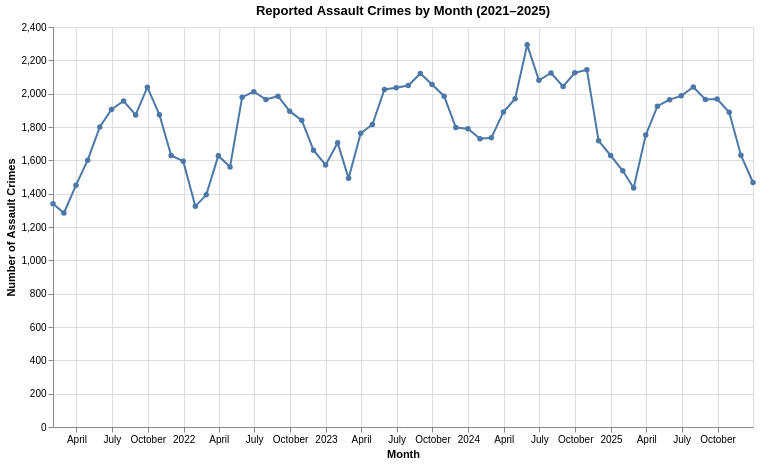

Write notebook code for a chart like this one.
### Code cell
monthly = (
    Assault
    .groupby(pd.Grouper(key="Date", freq="M"))
    .size()
    .reset_index(name="monthly_count")
)

chart = (
    alt.Chart(monthly)
    .mark_line(point=True)
    .encode(
        x=alt.X(
            "Date:T",
            title="Month"
        ),
        y=alt.Y(
            "monthly_count:Q",
            title="Number of Assault Crimes"
        ),
        tooltip=[
            alt.Tooltip("Date:T", title="Month"),
            alt.Tooltip("monthly_count:Q", title="Count")
        ]
    )
    .properties(
        title="Reported Assault Crimes by Month (2021–2025)",
        width=700,
        height=400
    )
)

chart

### Figure 1 — Vega-Lite specification as saved in the notebook (floating-point values rounded to 4 significant figures)
{"config": {"view": {"continuousWidth": 300, "continuousHeight": 300}}, "data": {"name": "data-7eb774780f0da8def341f484b69215b0"}, "mark": {"type": "line", "point": true}, "encoding": {"tooltip": [{"field": "Date", "title": "Month", "type": "temporal"}, {"field": "monthly_count", "title": "Count", "type": "quantitative"}], "x": {"field": "Date", "title": "Month", "type": "temporal"}, "y": {"field": "monthly_count", "title": "Number of Assault Crimes", "type": "quantitative"}}, "height": 400, "title": "Reported Assault Crimes by Month (2021–2025)", "width": 700, "$schema": "https://vega.github.io/schema/vega-lite/v6.1.0.json", "datasets": {"data-7eb774780f0da8def341f484b69215b0": [{"Date": "2021-01-31T00:00:00", "monthly_count": 1339}, {"Date": "2021-02-28T00:00:00", "monthly_count": 1284}, {"Date": "2021-03-31T00:00:00", "monthly_count": 1451}, {"Date": "2021-04-30T00:00:00", "monthly_count": 1601}, {"Date": "2021-05-31T00:00:00", "monthly_count": 1800}, {"Date": "2021-06-30T00:00:00", "monthly_count": 1905}, {"Date": "2021-07-31T00:00:00", "monthly_count": 1956}, {"Date": "2021-08-31T00:00:00", "monthly_count": 1872}, {"Date": "2021-09-30T00:00:00", "monthly_count": 2039}, {"Date": "2021-10-31T00:00:00", "monthly_count": 1873}, {"Date": "2021-11-30T00:00:00", "monthly_count": 1629}, {"Date": "2021-12-31T00:00:00", "monthly_count": 1595}, {"Date": "2022-01-31T00:00:00", "monthly_count": 1324}, {"Date": "2022-02-28T00:00:00", "monthly_count": 1393}, {"Date": "2022-03-31T00:00:00", "monthly_count": 1628}, {"Date": "2022-04-30T00:00:00", "monthly_count": 1560}, {"Date": "2022-05-31T00:00:00", "monthly_count": 1979}, {"Date": "2022-06-30T00:00:00", "monthly_count": 2012}, {"Date": "2022-07-31T00:00:00", "monthly_count": 1965}, {"Date": "2022-08-31T00:00:00", "monthly_count": 1985}, {"Date": "2022-09-30T00:00:00", "monthly_count": 1895}, {"Date": "2022-10-31T00:00:00", "monthly_count": 1840}, {"Date": "2022-11-30T00:00:00", "monthly_count": 1661}, {"Date": "2022-12-31T00:00:00", "monthly_count": 1572}, {"Date": "2023-01-31T00:00:00", "monthly_count": 1705}, {"Date": "2023-02-28T00:00:00", "monthly_count": 1492}, {"Date": "2023-03-31T00:00:00", "monthly_count": 1762}, {"Date": "2023-04-30T00:00:00", "monthly_count": 1815}, {"Date": "2023-05-31T00:00:00", "monthly_count": 2025}, {"Date": "2023-06-30T00:00:00", "monthly_count": 2035}, {"Date": "2023-07-31T00:00:00", "monthly_count": 2049}, {"Date": "2023-08-31T00:00:00", "monthly_count": 2121}, {"Date": "2023-09-30T00:00:00", "monthly_count": 2055}, {"Date": "2023-10-31T00:00:00", "monthly_count": 1985}, {"Date": "2023-11-30T00:00:00", "monthly_count": 1797}, {"Date": "2023-12-31T00:00:00", "monthly_count": 1790}, {"Date": "2024-01-31T00:00:00", "monthly_count": 1729}, {"Date": "2024-02-29T00:00:00", "monthly_count": 1735}, {"Date": "2024-03-31T00:00:00", "monthly_count": 1890}, {"Date": "2024-04-30T00:00:00", "monthly_count": 1970}, {"Date": "2024-05-31T00:00:00", "monthly_count": 2293}, {"Date": "2024-06-30T00:00:00", "monthly_count": 2080}, {"Date": "2024-07-31T00:00:00", "monthly_count": 2124}, {"Date": "2024-08-31T00:00:00", "monthly_count": 2043}, {"Date": "2024-09-30T00:00:00", "monthly_count": 2125}, {"Date": "2024-10-31T00:00:00", "monthly_count": 2144}, {"Date": "2024-11-30T00:00:00", "monthly_count": 1718}, {"Date": "2024-12-31T00:00:00", "monthly_count": 1629}, {"Date": "2025-01-31T00:00:00", "monthly_count": 1537}, {"Date": "2025-02-28T00:00:00", "monthly_count": 1434}, {"Date": "2025-03-31T00:00:00", "monthly_count": 1752}, {"Date": "2025-04-30T00:00:00", "monthly_count": 1925}, {"Date": "2025-05-31T00:00:00", "monthly_count": 1964}, {"Date": "2025-06-30T00:00:00", "monthly_count": 1987}, {"Date": "2025-07-31T00:00:00", "monthly_count": 2040}, {"Date": "2025-08-31T00:00:00", "monthly_count": 1965}, {"Date": "2025-09-30T00:00:00", "monthly_count": 1968}, {"Date": "2025-10-31T00:00:00", "monthly_count": 1888}, {"Date": "2025-11-30T00:00:00", "monthly_count": 1631}, {"Date": "2025-12-31T00:00:00", "monthly_count": 1467}]}}
